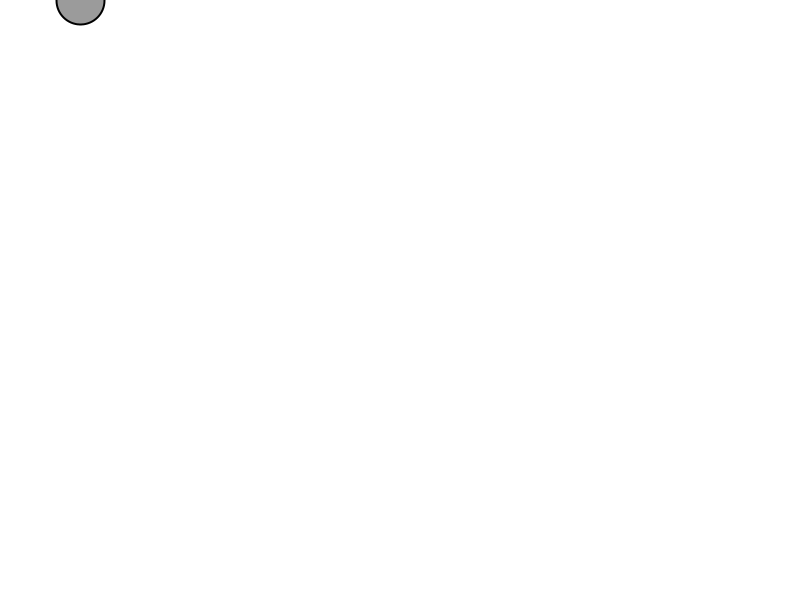
Frame 1 (no input)
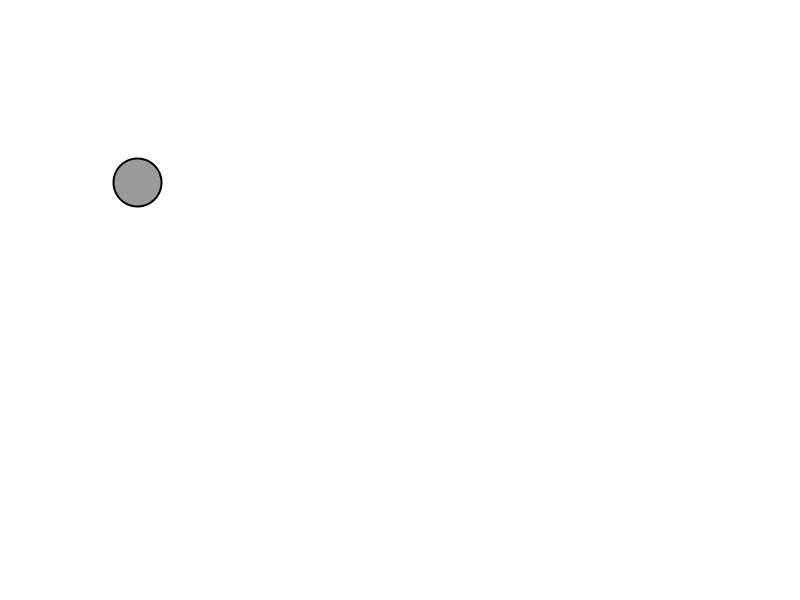
Frame 60 (the mouse pressed at the canvas centre just before this capture)
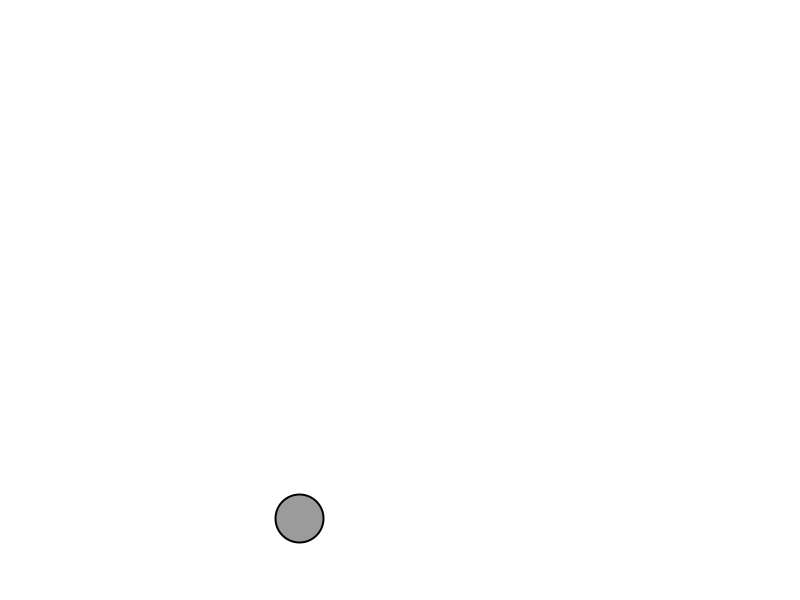
Frame 120 (the mouse held since frame 60 and released just before this capture)

The Processing sketch that drew these frames (run headless with seeded random() and noise(); from frame 60 on, the mouse is pressed at the canvas centre):

// Processing sketch: Lab4_1
// ── Lab4_1.pde
import java.util.Random;
Mover[] movers = new Mover[1];
Random rn = new Random();

void setup() 
{
  size(800,600);
  randomSeed(1);
  for (int i = 0; i < movers.length; i++) 
  {
       movers[i] = new Mover(random(1, 4), random(width), 0);

  }
}

void draw() {
  
  background(255);

   for (int i = 0; i < movers.length; i++)
   {

    PVector wind = new PVector(0.1, 0);
    PVector gravity = new PVector(0, 0.1*movers[i].mass);

    float c = 0.05;
    PVector friction = movers[i].velocity.get();
    friction.mult(-1); 
    friction.normalize();
    friction.mult(c);

    //movers[i].applyForce(friction);
    movers[i].applyForce(wind);
    movers[i].applyForce(gravity);

    movers[i].update();
    movers[i].display();
    movers[i].checkEdges();
  }
}


class Mover {

  // The Mover tracks position, velocity, and acceleration 
  PVector position;
  PVector velocity;
  PVector acceleration;
  // The Mover's maximum speed
  float topspeed;
  float mass;

  Mover(float m, float x, float y) {
    // Start in the center
    position = new PVector(x,y);
    mass =m;
    velocity = new PVector(0,0);
    acceleration = new PVector(0, 0);
    topspeed = 10;
  }
  
  void applyForce(PVector force)
  {
    PVector f = PVector.div(force, mass);
    acceleration.add(f);
  }


  void update() {
    
    
    velocity.add(acceleration);
    velocity.limit(topspeed);
    position.add(velocity);
    acceleration.mult(0);

    
  }

  void display() {
    stroke(0);
    strokeWeight(2);
    fill(127,200);
    ellipse(position.x,position.y,48,48);
  }
  
  void checkEdges()
  {
   if(position.x > width )
   {
    position.x =width;
    velocity.x *= -1;
   }
   else if(position.x < 24)
   {
    velocity.x *= -1;;
    position.x =0;
   }
   
   if(position.y > (height))
   {
    velocity.y *= -1;
    position.y = height;
    //velocity.add(-10,-10);
   }
  }
   
}
  
